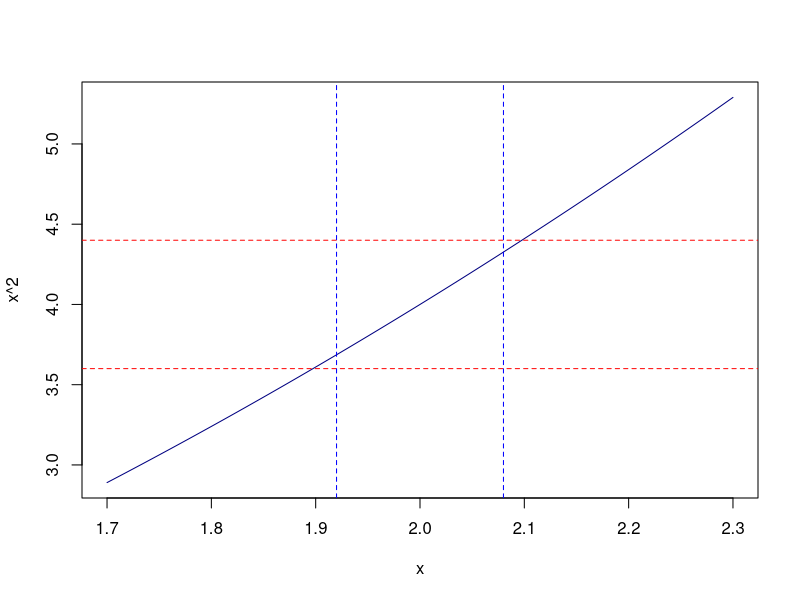

Here is the R script that generated this plot:
epsilon <- 0.4
delta <- min(1, epsilon/5)
x <- seq(1.7, 2.3, length.out = 400)
plot(x, x^2, type = "l", col = "navy",
     xlab = "x", ylab = "x^2")
abline(h = c(4-epsilon, 4+epsilon), col = "red", lty = 2)
abline(v = c(2-delta, 2+delta), col = "blue", lty = 2)
cat("epsilon =", epsilon, "delta =", delta, "\n")
